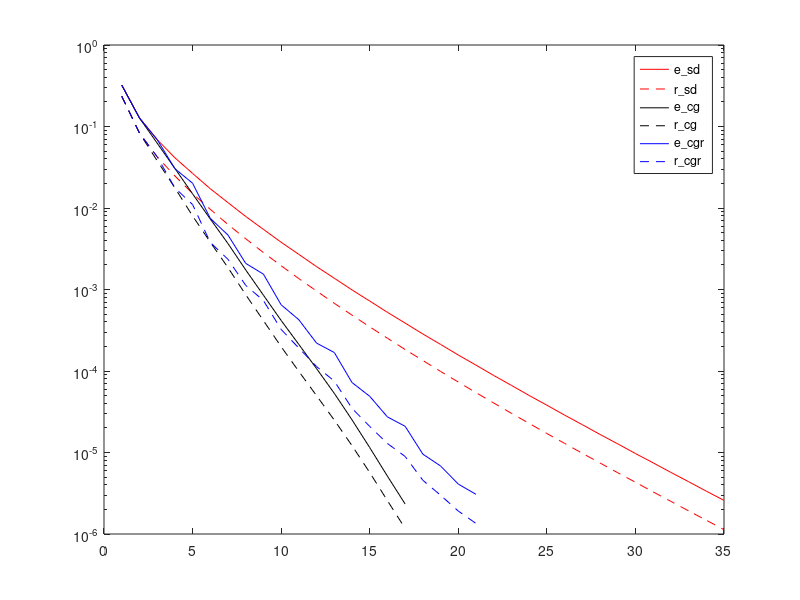
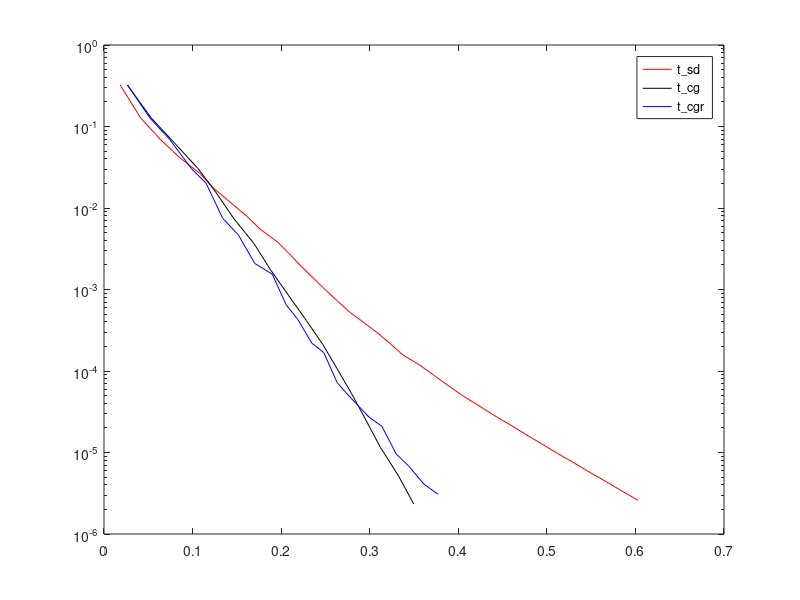

The MATLAB script that drew these images, in order:
num_tests = 10;
tol = 10^(-6);


sd_recovery = 0;
cg_recovery = 0;
cgr_recovery = 0;

cgr_restart_flag = 1; % when equal to one we resort to NIHT,
                      % otherwise use CGIHT on a restricted column space.


show_plots = 1;

for jj = 1 : num_tests
  m = 100;
  n = 400;
  
  %delta = 0.3;
  %rho = 0.7;
  
  %p = round(delta*m*n);
  %rank = round(rho*p/(m+n));
  p = 32000;
  r = 30;

% set the parameter we call zeta in the paper  
  %cgr_restart_tol = 100 %(r/max(m,n))*1
  
  num_steps = 300;
  
  iter_of_restarts=zeros(num_steps,1);
  
  norm_e_sd = zeros(num_steps,1);
  norm_r_sd = zeros(num_steps,1);
  t_sd = zeros(num_steps,1);
  
  norm_e_cg = zeros(num_steps,1);
  norm_r_cg = zeros(num_steps,1);
  t_cg = zeros(num_steps,1);
 
  norm_e_cgr = zeros(num_steps,1);
  norm_r_cgr = zeros(num_steps,1);
  t_cgr = zeros(num_steps,1);
  
  A = zeros(m*n,1);
  A(1:p) = ones(p,1);
  [~,ind] = sort(randn(m*n,1));
  A = A(ind);
  A = reshape(A,m,n);

  L = randn(m,r);
  R = randn(r,n);
  M = L * R;
  data = A.*M;
  
  res_denom = norm(data, 'fro');
  err_denom = norm(M,'fro');
  
  % initial point 
  [U, S, V] = svds(A.*M,r);
  
  sd_M = U*S*V';
  cg_M = U*S*V';
  cgr_M = U*S*V';
  
  cgr_U=U;
  
  sd_grad = data - A.*sd_M;
  cg_grad = data - A.*cg_M;
  cgr_grad = data - A.*cgr_M;
  
  sd_grad_proj = U*(U'*sd_grad);
  
  cg_search_dir = cg_grad;
  cg_grad_proj = U*(U'*cg_grad);
  cg_search_dir_proj = U*(U'*cg_search_dir);
  
  cgr_search_dir = cgr_grad;
  cgr_grad_proj = U*(U'*cgr_grad);
  cgr_search_dir_proj = U*(U'*cgr_search_dir);
  
  sd_res = norm(sd_grad,'fro')/res_denom;
  sd_err = norm(sd_M-M,'fro')/err_denom;
  
  cg_res = norm(cg_grad,'fro')/res_denom;
  cg_err = norm(cg_M-M,'fro')/err_denom;
  
  cgr_res = norm(cgr_grad,'fro')/res_denom;
  cgr_err = norm(cgr_M-M,'fro')/err_denom;
  
  sd_active = 1;
  cg_active = 1;
  cgr_active = 1;
  
  sd_iter=num_steps;
  cg_iter=num_steps;
  cgr_iter=num_steps;
  
  for j = 1 : num_steps
    % niht for matrix completion
    tic;
    if (sd_active == 1)
      norm_e_sd(j) = sd_err;
      norm_r_sd(j) = sd_res;
      
      sd_alpha = norm(sd_grad_proj,'fro')^2;
      tmp = norm(A.*sd_grad_proj,'fro')^2;
      if abs(sd_alpha) < 1000*tmp
        sd_alpha = sd_alpha/tmp;
      else
        sd_alpha = 1;
      end
           
      sd_M = sd_M + sd_alpha * sd_grad;
      
      [sd_U, sd_S, sd_V] = svds(sd_M,r);
      sd_M = sd_U*sd_S*sd_V';
      
      sd_grad = data - A.*sd_M;
      
      sd_res = norm(sd_grad,'fro')/res_denom;
      sd_err = norm(sd_M-M, 'fro')/err_denom;
      
      sd_grad_proj = sd_U*(sd_U'*sd_grad);
      
      t_sd(j) = toc; 
     
      if (sd_res< tol)
        sd_active = 0;
        sd_iter = j;
      end
    end % end of niht

    % cgiht for matrix completion (uncgr)
    if (cg_active ==1)
      tic;
      norm_e_cg(j) = cg_err;
      norm_r_cg(j) = cg_res;
      
      cg_alpha = sum(sum(cg_search_dir_proj.*cg_grad_proj));           
      tmp = norm(A.*cg_search_dir_proj,'fro')^2;
      if abs(cg_alpha) < 1000*tmp;
        cg_alpha = cg_alpha/tmp;
      else
        cg_alpha = 1;
        display('CGIHT had alpha set to 1 artificially')
      end
      
      cg_M = cg_M + cg_alpha * cg_search_dir;
      
      [cg_U, cg_S, cg_V] = svds(cg_M, r);
      cg_M = cg_U*cg_S*cg_V';
      
      cg_grad = data - A.*cg_M;
      
      cg_res  = norm(cg_grad,'fro')/res_denom;
      cg_err = norm(cg_M - M, 'fro')/err_denom;
      
      cg_grad_proj = cg_U*(cg_U'*cg_grad);
      cg_search_dir_proj = cg_U*(cg_U'*cg_search_dir);
      
      Acg_grad_proj = A.*cg_grad_proj;
      Acg_search_dir_proj = A.*cg_search_dir_proj;
      
      cg_beta = sum(sum(A.*cg_grad_proj.*cg_search_dir_proj))...
                / sum(sum(A.*cg_search_dir_proj.*cg_search_dir_proj));
      
      
      cg_search_dir = cg_grad - cg_beta * cg_search_dir;
      
      % compute cg_search_dir_proj
      cg_search_dir_proj = cg_U*(cg_U'*cg_search_dir);
      
      t_cg(j) = toc;
      
      if (cg_res < tol)
        cg_active = 0;
        cg_iter = j;
      end
    end % end of cgiht
    
    
    
    % cgiht for matrix completion (cgr)
    if (cgr_active ==1)
      tic;
      norm_e_cgr(j) = cgr_err;
      norm_r_cgr(j) = cgr_res;
      
      cgr_alpha = sum(sum(cgr_search_dir_proj.*cgr_grad_proj));
      tmp = norm(A.*cgr_search_dir_proj,'fro')^2;
      if abs(cgr_alpha) < 1000*tmp;
        cgr_alpha = cgr_alpha/tmp;
      else
        cgr_alpha = 1;
        display('cgr had alpha set to 1 artificially')
      end
      
      cgr_M = cgr_M + cgr_alpha * cgr_search_dir;
      
      [cgr_U, cgr_S, cgr_V] = svds(cgr_M,r);
      cgr_M = cgr_U*cgr_S*cgr_V';
      
      % weighted orthogonal to previous residual
      cgr_search_dir = cgr_grad; 
      
      cgr_grad = data - A.*cgr_M;
      
      cgr_res  = norm(cgr_grad,'fro')/res_denom;
      cgr_err = norm(cgr_M - M, 'fro')/err_denom;
      
      cgr_grad_proj = cgr_U*(cgr_U'*cgr_grad);
      
      % one step niht followed by one step cgiht
      if mod(j,2) == 1
        cgr_search_dir = cgr_grad;
        cgr_search_dir_proj = cgr_grad_proj;
      else
        cgr_search_dir_proj = cgr_U*(cgr_U'*cgr_search_dir);
        cgr_beta = sum(sum(A.*cgr_grad_proj.*cgr_search_dir_proj));
        tmp = sum(sum(A.*cgr_search_dir_proj.*cgr_search_dir_proj));
        if abs(cgr_beta) < 1000*tmp
          cgr_beta = cgr_beta/tmp;
        else
          cgr_beta = 0;
        end     
        cgr_search_dir = cgr_grad - cgr_beta * cgr_search_dir;
        cgr_search_dir_proj = cgr_grad_proj - cgr_beta * cgr_search_dir_proj;
      end
      
      
      t_cgr(j) = toc;
      
      if (cgr_res < tol)
        cgr_active = 0;
        cgr_iter = j;
        %cgr_iter
      end
    end % end of cgriht
    
    

    if (sd_active == 0 && cg_active == 0 && cgr_active == 0)
      break;
    end
  end % end of all algorithms for one test
  
  % note all res and err are relative 

  if (show_plots == 1)
    figure(1)
    hold off
    semilogy(norm_e_sd(1:sd_iter),'r')
    hold on
    semilogy(norm_r_sd(1:sd_iter), 'r--')    
    semilogy(norm_e_cg(1:cg_iter), 'k')
    semilogy(norm_r_cg(1:cg_iter), 'k--')
    semilogy(norm_e_cgr(1:cgr_iter), 'b')
    semilogy(norm_r_cgr(1:cgr_iter), 'b--')
    
    legend('e\_sd', 'r\_sd', 'e\_cg', 'r\_cg', 'e\_cgr', 'r\_cgr')
  end
  
  for kk = 2 : sd_iter
    t_sd(kk) = t_sd(kk) + t_sd(kk-1);
  end
  
  for kk = 2 : cg_iter
    t_cg(kk) = t_cg(kk) + t_cg(kk-1);
  end
  
  for kk = 2 : cgr_iter
    t_cgr(kk) = t_cgr(kk) + t_cgr(kk-1);
  end
  
  if (show_plots == 1)
    figure(2)
    hold off
    semilogy(t_sd(1:sd_iter), norm_e_sd(1:sd_iter), 'r')
    hold on
    semilogy(t_cg(1:cg_iter), norm_e_cg(1:cg_iter), 'k')
    semilogy(t_cgr(1:cgr_iter), norm_e_cgr(1:cgr_iter), 'b')
    
    legend('t\_sd', 't\_cg', 't\_cgr')
  end
  
  display('paused')
  pause
end % end of all the tests
